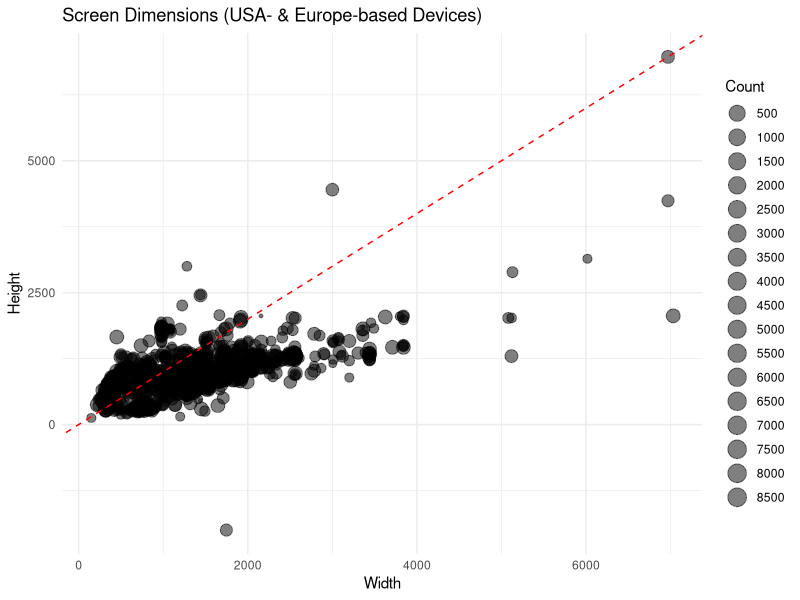
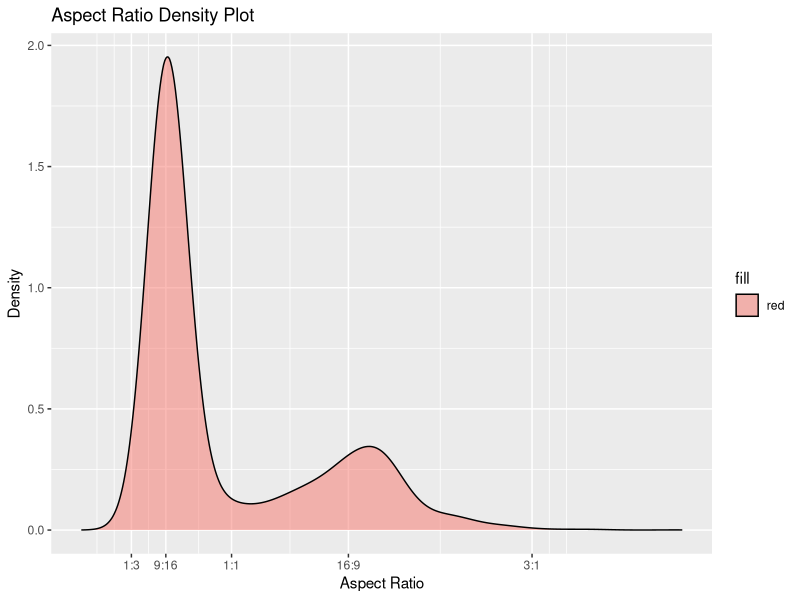

Here is the R script that generated these plots, in order:
## ---- chunk 1
#| echo: false
#| eval: true
#| message: false
library(tidyverse)
library(ggplot2)
library(dplyr)
library(gmp)

v <- read_csv(here::here("data/viewports.csv"))
glimpse(v)
## ---- chunk 2

ggplot(v, aes(x = Width, y = Height, size = Count)) +
  geom_point(alpha = 0.5) +
  geom_abline(intercept = 0, slope = 1, linetype = "dashed", color = "red") +
  scale_size_continuous(name = "Count",
                        breaks = seq(0, max(v$Count), by = 500),
                        trans = "log") + 
  labs(title = "Screen Dimensions (USA- & Europe-based Devices)",
       x = "Width",
       y = "Height") +
  theme_minimal()

## ---- chunk 3


gcd <- sapply(1:nrow(v), 
                     function(i) gcd(v$Width[i], v$Height[i]))

v$Width <- v$Width / gcd
v$Height <- v$Height / gcd

v$aspect_ratio <- paste(v$Width, ":", v$Height, sep = "")


glimpse(v)

## ---- chunk 4

v$aspect_ratio_numeric <- sapply(strsplit(v$aspect_ratio, ":"), 
                                 function(x) as.numeric(x[1])/as.numeric(x[2]))

# Create custom labels and breaks for the numeric aspect ratio
custom_labels <- c("1:3", "9:16", "1:1", "16:9", "3:1")
custom_breaks <- c(1/3, 9/16, 1, 16/9, 3)

# Create the density plot using the numeric aspect ratio
ggplot(v, aes(x = aspect_ratio_numeric, weight = Count, fill = 'red')) +
  geom_density(alpha = 0.5) +
  scale_x_continuous(
    breaks = custom_breaks,
    labels = custom_labels,
    limits = c(0, 4)  
  ) + 
  labs(
    x = "Aspect Ratio",
    y = "Density",
    title = "Aspect Ratio Density Plot"
  )
